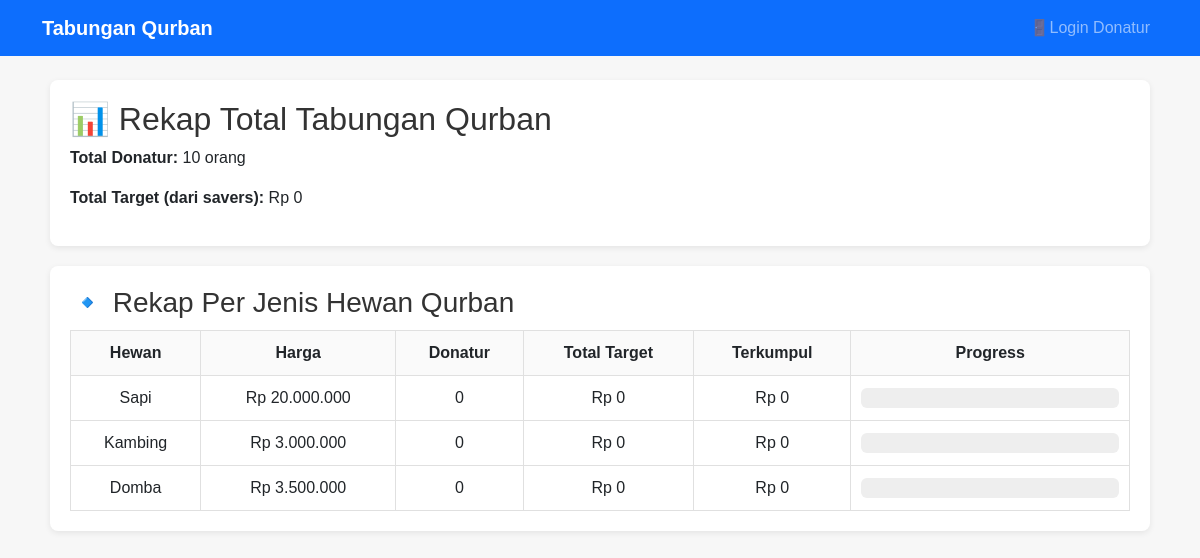
Page /pages/rekap_total.php on the committed database.
### tables this page shows
CREATE TABLE `animals` (
  `id` int(11) NOT NULL,
  `nama_hewan` varchar(50) NOT NULL,
  `harga` bigint(20) NOT NULL
);

### pages/rekap_total.php (the view, shortened to what this page needs)
<?php
include __DIR__ . '/../inc/header.php';
include '../inc/db.php';
try {
    $stmt = $pdo->query("SELECT COUNT(*) as total_donatur FROM savers");
    $total_donatur = $stmt->fetch(PDO::FETCH_ASSOC)['total_donatur'] ?? 0;
    $stmt2 = $pdo->query("SELECT SUM(target_qurban) as total_target FROM savers");
    $total_target = $stmt2->fetch(PDO::FETCH_ASSOC)['total_target'] ?? 0;
} catch (Exception $e) {
    $total_donatur = 0;
    $total_target = 0;
}
$sql = "
    SELECT a.id,
           a.nama_hewan AS hewan,
           a.harga AS harga_hewan,
           COUNT(DISTINCT s.id) AS jumlah_donatur,
           COALESCE(SUM(s.target_qurban), 0) AS total_target_from_savers,
           COALESCE(SUM(t.amount), 0) AS total_tabungan
    FROM animals a
    LEFT JOIN savers s ON s.animal_id = a.id
    LEFT JOIN transactions t ON t.saver_id = s.id
    GROUP BY a.id, a.nama_hewan, a.harga
    ORDER BY a.nama_hewan
";
try {
    $stmt3 = $pdo->query($sql);
    $data_db = $stmt3->fetchAll(PDO::FETCH_ASSOC);
} catch (Exception $e) {
    $data_db = [];
}
$defaultHewan = [
    'Sapi'    => ['hewan' => 'Sapi',    'harga_hewan' => 0, 'jumlah_donatur' => 0, 'total_target_from_savers' => 0, 'total_tabungan' => 0],
    'Kambing' => ['hewan' => 'Kambing', 'harga_hewan' => 0, 'jumlah_donatur' => 0, 'total_target_from_savers' => 0, 'total_tabungan' => 0],
    'Domba'   => ['hewan' => 'Domba',   'harga_hewan' => 0, 'jumlah_donatur' => 0, 'total_target_from_savers' => 0, 'total_tabungan' => 0],
];
foreach ($data_db as $row) {
    $name = $row['hewan'] ?? ('animal_' . ($row['id'] ?? uniqid()));
    $defaultHewan[$name] = $row;
}
$data_campaign = array_values($defaultHewan);
?>
<!DOCTYPE html>
<html lang="id">
<head>
</head>
<body>
<div class="box">
    <h2>📊 Rekap Total Tabungan Qurban</h2>
    <p><strong>Total Donatur:</strong> <?= htmlspecialchars($total_donatur) ?> orang</p>
    <p><strong>Total Target (dari savers):</strong> Rp <?= number_format($total_target ?: 0, 0, ',', '.') ?></p>
</div>
<div class="box">
    <h3>🔹 Rekap Per Jenis Hewan Qurban</h3>
    <table>
        <thead>
            <tr>
                <th>Hewan</th>
                <th>Harga</th>
                <th>Donatur </th>
                <th>Total Target </th>
                <th>Terkumpul </th>
                <th>Progress</th>
            </tr>
        </thead>
        <tbody>
        <?php foreach ($data_campaign as $row):
            $hewan = $row['hewan'] ?? 'Belum dipilih';
            $harga_hewan = (float) ($row['harga_hewan'] ?? 0);
            $jumlah_donatur = (int) ($row['jumlah_donatur'] ?? 0);
            $total_target_from_savers = (float) ($row['total_target_from_savers'] ?? 0);
            $total_tabungan = (float) ($row['total_tabungan'] ?? 0);
            if ($total_target_from_savers > 0) {
                $progress = ($total_tabungan / $total_target_from_savers) * 100;
            } elseif ($harga_hewan > 0) {
                $progress = ($total_tabungan / $harga_hewan) * 100;
            } else {
                $progress = 0;
            }
            $progress = $progress > 100 ? 100 : round($progress, 2);
        ?>
            <tr>
                <td><?= htmlspecialchars($hewan) ?></td>
                <td>Rp <?= number_format($harga_hewan, 0, ',', '.') ?></td>
                <td><?= $jumlah_donatur ?></td>
                <td>Rp <?= number_format($total_target_from_savers, 0, ',', '.') ?></td>
                <td>Rp <?= number_format($total_tabungan, 0, ',', '.') ?></td>
                <td style="min-width: 180px;">
                    <div class="progress" aria-valuenow="<?= $progress ?>" aria-valuemin="0" aria-valuemax="100">
                    </div>
                </td>
            </tr>
        <?php endforeach; ?>
        </tbody>
    </table>
</div>
</body>
</html>

### assets/css/style.css (style rules this page uses)
body { background: #f7fafc; font-family: system-ui, -apple-system, "Segoe UI", Roboto, "Helvetica Neue", Arial; }

### pages/rekap_total.php (style rules this page uses)
body { font-family: Arial, sans-serif; background: #f7f7f7; }
.box { background: #fff; padding: 20px; margin: 20px auto; max-width: 1100px; border-radius: 8px; box-shadow: 0 2px 6px rgba(0,0,0,0.08); }
h2, h3 { margin-top: 0; color: #333; }
table { border-collapse: collapse; width: 100%; margin-top: 10px; background: #fff; }
th, td { border: 1px solid #e0e0e0; padding: 10px; text-align: center; }
th { background: #fafafa; }
.progress { background: #eee; border-radius: 6px; overflow: hidden; height: 20px; }

### rows in the picture
animals: nama_hewan "Sapi", harga "20.000.000", jumlah_donatur "0", total_target_from_savers "0", total_tabungan "0"
animals: nama_hewan "Kambing", harga "3.000.000", jumlah_donatur "0", total_target_from_savers "0", total_tabungan "0"
animals: nama_hewan "Domba", harga "3.500.000", jumlah_donatur "0", total_target_from_savers "0", total_tabungan "0"

### other values in the picture
$total_donatur "10"
$total_target ?: 0 "0"
